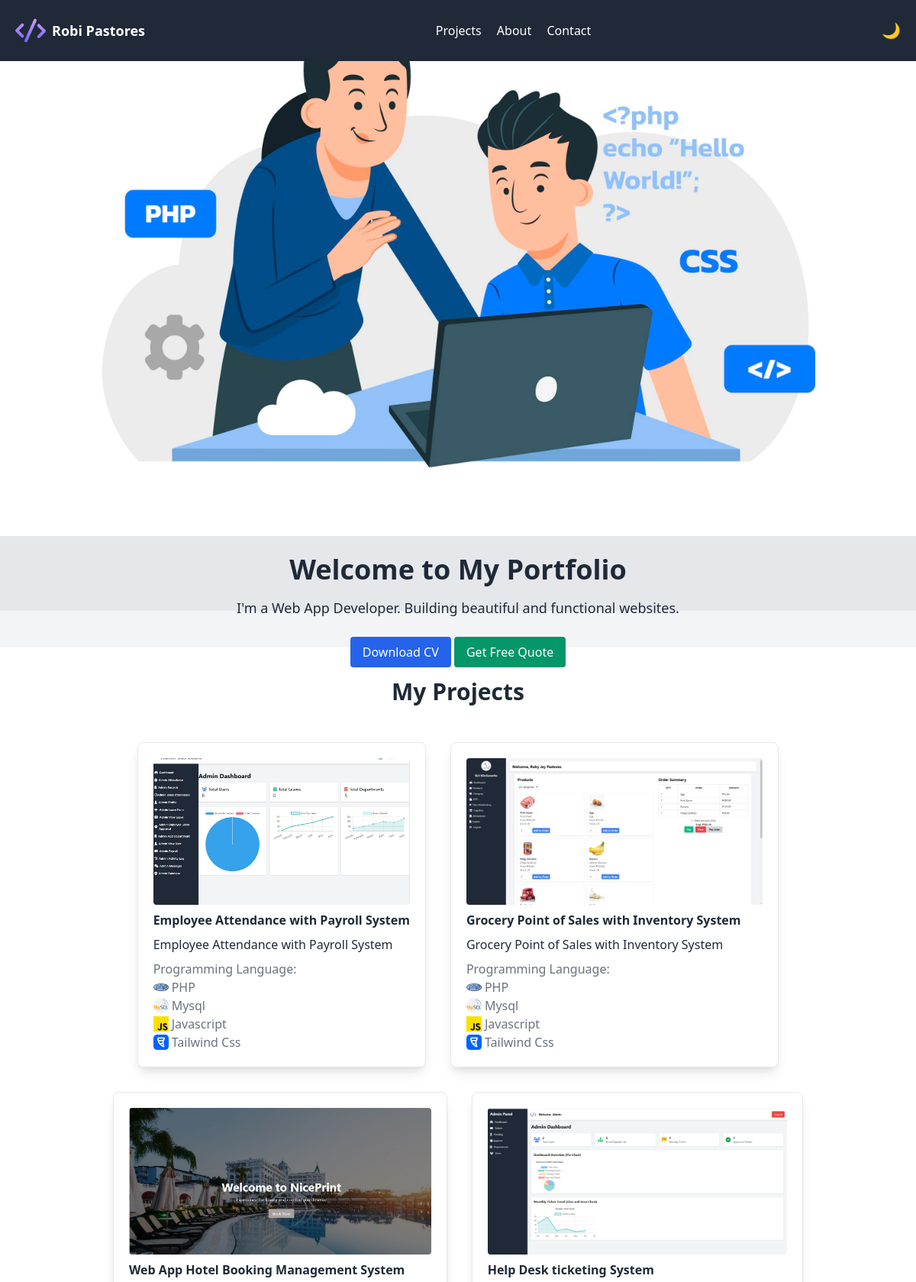
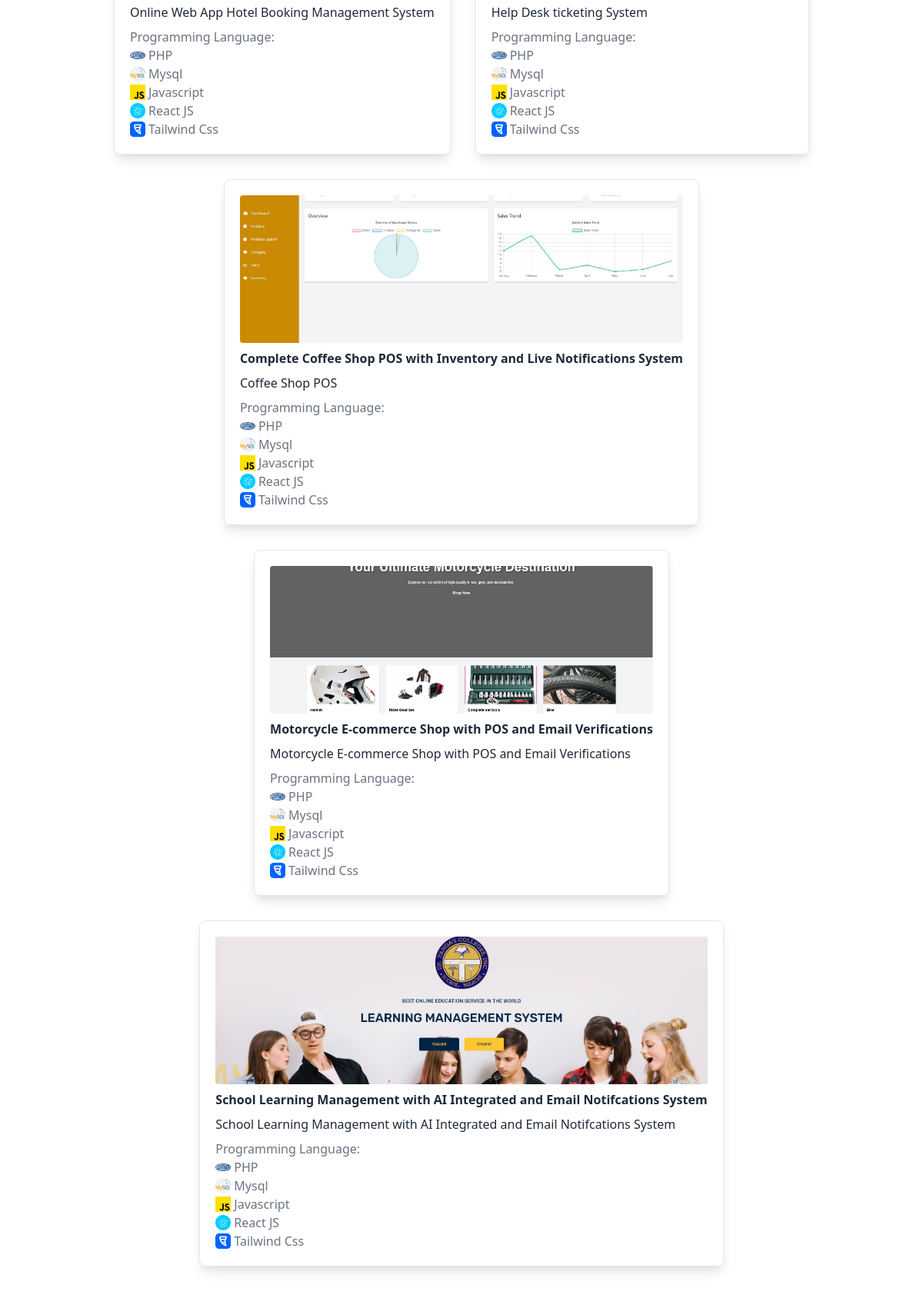
The page / (upper part) on the database its author committed (2 pictures, top to bottom).
### tables this page shows
CREATE TABLE `projects` (
  `id` int(11) NOT NULL,
  `title` varchar(255) NOT NULL,
  `description` text NOT NULL,
  `image` varchar(255) NOT NULL,
  `programming_language` varchar(100) NOT NULL,
  `created_at` timestamp NOT NULL DEFAULT current_timestamp()
);

### index.php (the view, shortened to what this page needs)
<?php
$host = 'localhost';
$user = 'root';
$password = '';
$dbname = 'portfolio';
$conn = new mysqli($host, $user, $password, $dbname);
$sql = "SELECT title, description, programming_language, image FROM projects ORDER BY created_at ASC";
$result = $conn->query($sql);
?>
<!DOCTYPE html>
<html lang="en">
<head>
    <link href="https://cdn.jsdelivr.net/npm/tailwindcss@2.2.19/dist/tailwind.min.css" rel="stylesheet">
</head>
<body class="bg-gray-100 text-gray-800 transition-colors duration-500" id="body">
    <nav class="flex justify-between items-center p-5 bg-gray-800 text-white fixed w-full z-10">
        <div class="flex items-center">
            <img src="img/code.png" alt="Logo" class="h-10 w-10 rounded-full mr-2">
            <div class="font-bold text-lg">Robi Pastores</div>
        </div>
        <div class="space-x-4">
            <a href="#projects" class="hover:underline">Projects</a>
            <a href="#about" class="hover:underline">About</a>
            <a href="#contact" class="hover:underline">Contact</a>
        </div>
        <button id="toggle" class="bg-transparent border-0 text-white text-xl focus:outline-none">🌙</button>
    </nav>
    <header class="flex flex-col items-center justify-center text-center bg-gray-200 relative" style="height: 100vh;">
        <img src="img/landingpage.jpg" alt="Welcome Image" class="h-full w-full object-cover mb-[-50px] z-0">
        <div class="relative z-10 p-6">
            <h1 class="text-4xl font-bold">Welcome to My Portfolio</h1>
            <p class="mt-4 text-lg">I'm a Web App Developer. Building beautiful and functional websites.</p>
            <a href="cv/CV-RobiPastores.docx" download class="mt-6 inline-block bg-blue-600 text-white py-2 px-4 rounded hover:bg-blue-500">Download CV</a>
            <a href="index.php" class="mt-4 inline-block bg-green-600 text-white py-2 px-4 rounded hover:bg-green-500">Get Free Quote</a>
        </div>
    </header>
    <br>
    <br>
    <section class="p-10 bg-white" id="projects">
        <h2 class="text-3xl font-bold text-center">My Projects</h2>
        <div class="flex justify-center flex-wrap mt-8">
        <?php if ($result->num_rows > 0): ?>
            <?php while ($row = $result->fetch_assoc()): ?>
                <div class="m-4 p-5 border rounded-lg shadow-lg transform transition duration-300 hover:scale-105">
                    <?php
                        $imagePath = 'admin/' . htmlspecialchars($row['image']);
                    ?>
                    <img src="<?php echo $imagePath; ?>" alt="<?php echo htmlspecialchars($row['title']); ?>" class="w-full h-48 object-cover rounded mb-2" onerror="this.onerror=null;this.src='path_to_placeholder_image.jpg';">
                    <h3 class="font-semibold"><?php echo htmlspecialchars($row['title']); ?></h3>
                    <p class="mt-2"><?php echo nl2br(htmlspecialchars($row['description'])); ?></p>
                    <p class="mt-2 text-gray-500">Programming Language:
                        <?php
                        $programmingLanguages = explode(',', htmlspecialchars($row['programming_language']));
                        foreach ($programmingLanguages as $language):
                        ?>
                        <span class="flex items-center mr-2">
                            <?php if (trim($language) == 'PHP'): ?>
                                <img src="img/icons/php-logo.png" alt="PHP" class="h-5 w-5 mr-1" />
                            <?php elseif (trim($language) == 'Mysql'): ?>
                                <img src="img/icons/mysql-logo.png" alt="Mysql" class="h-5 w-5 mr-1" />
                            <?php elseif (trim($language) == 'Javascript'): ?>
                                <img src="img/icons/javascript-logo.png" alt="Javascript" class="h-5 w-5 mr-1" />
                            <?php elseif (trim($language) == 'React JS'): ?>
                                <img src="img/icons/react-logo.png" alt="React" class="h-5 w-5 mr-1" />
                            <?php elseif (trim($language) == 'Tailwind Css'): ?>
                                <img src="img/icons/tailwind-logo.png" alt="CSS" class="h-5 w-5 mr-1" />
                            <?php elseif (trim($language) == 'HTML'): ?>
                                <img src="img/icons/html-logo.png" alt="HTML" class="h-5 w-5 mr-1" />
                            <?php endif; ?>
                            <span><?php echo trim($language); ?></span>
                        </span>
                        <?php endforeach; ?>
                    </p>
                </div>
            <?php endwhile; ?>
        <?php else: ?>
            <p class="text-center">No projects found.</p>
        <?php endif; ?>
        </div>
    </section>
</body>
</html>

### rows shown on the page
projects: image (picture), title "Employee Attendance with Payroll System", description "Employee Attendance with Payroll System", programming_language "PHP", programming_language "Mysql", programming_language "Javascript", programming_language "Tailwind Css"
projects: image (picture), title "Grocery Point of Sales with Inventory System", description "Grocery Point of Sales with Inventory System", programming_language "PHP", programming_language "Mysql", programming_language "Javascript", programming_language "Tailwind Css"
projects: image (picture), title "Web App Hotel Booking Management System", description "Online Web App Hotel Booking Management System", programming_language "PHP", programming_language "Mysql", programming_language "Javascript", programming_language "React JS", programming_language "Tailwind Css"
projects: image (picture), title "Help Desk ticketing System", description "Help Desk ticketing System", programming_language "PHP", programming_language "Mysql", programming_language "Javascript", programming_language "React JS", programming_language "Tailwind Css"
projects: image (picture), title "Complete Coffee Shop POS with Inventory and Live Notifications System", description "Coffee Shop POS", programming_language "PHP", programming_language "Mysql", programming_language "Javascript", programming_language "React JS", programming_language "Tailwind Css"
projects: image (picture), title "Motorcycle E-commerce Shop with POS and Email Verifications", description "Motorcycle E-commerce Shop with POS and Email Verifications", programming_language "PHP", programming_language "Mysql", programming_language "Javascript", programming_language "React JS", programming_language "Tailwind Css"
projects: image (picture), title "School Learning Management with AI Integrated and Email Notifcations System", description "School Learning Management with AI Integrated and Email Notifcations System", programming_language "PHP", programming_language "Mysql", programming_language "Javascript", programming_language "React JS", programming_language "Tailwind Css"
